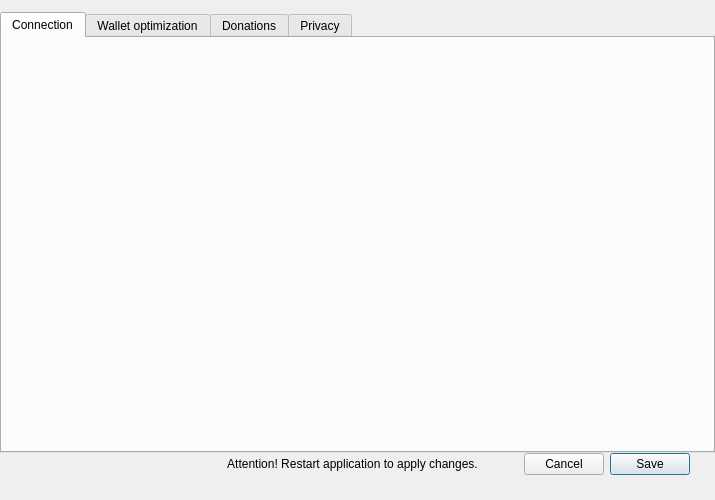
<?xml version="1.0" encoding="UTF-8"?>
<ui version="4.0">
 <class>OptionsDialog</class>
 <widget class="QDialog" name="OptionsDialog">
  <property name="geometry">
   <rect>
    <x>0</x>
    <y>0</y>
    <width>715</width>
    <height>500</height>
   </rect>
  </property>
  <property name="sizePolicy">
   <sizepolicy hsizetype="Fixed" vsizetype="Fixed">
    <horstretch>0</horstretch>
    <verstretch>0</verstretch>
   </sizepolicy>
  </property>
  <property name="minimumSize">
   <size>
    <width>715</width>
    <height>500</height>
   </size>
  </property>
  <property name="maximumSize">
   <size>
    <width>715</width>
    <height>500</height>
   </size>
  </property>
  <property name="windowTitle">
   <string>Preferences</string>
  </property>
  <property name="locale">
   <locale language="English" country="UnitedStates"/>
  </property>
  <layout class="QVBoxLayout" name="verticalLayout">
   <property name="spacing">
    <number>0</number>
   </property>
   <property name="leftMargin">
    <number>0</number>
   </property>
   <property name="topMargin">
    <number>12</number>
   </property>
   <property name="rightMargin">
    <number>0</number>
   </property>
   <property name="bottomMargin">
    <number>0</number>
   </property>
   <item>
    <widget class="QTabWidget" name="m_optionsTabWidget">
     <property name="currentIndex">
      <number>0</number>
     </property>
     <widget class="WalletGui::ConnectionOptionsFrame" name="m_connectionTab">
      <attribute name="title">
       <string>Connection</string>
      </attribute>
     </widget>
     <widget class="WalletGui::OptimizationOptionsFrame" name="m_optimizationTab">
      <attribute name="title">
       <string>Wallet optimization</string>
      </attribute>
     </widget>
     <widget class="WalletGui::DonationOptionsFrame" name="m_donationTab">
      <attribute name="title">
       <string>Donations</string>
      </attribute>
     </widget>
     <widget class="WalletGui::PrivacyFrame" name="m_privacyTab">
      <attribute name="title">
       <string>Privacy</string>
      </attribute>
     </widget>
    </widget>
   </item>
   <item>
    <widget class="QFrame" name="m_buttonFrame">
     <property name="frameShape">
      <enum>QFrame::NoFrame</enum>
     </property>
     <property name="frameShadow">
      <enum>QFrame::Raised</enum>
     </property>
     <layout class="QHBoxLayout" name="horizontalLayout_2">
      <property name="leftMargin">
       <number>25</number>
      </property>
      <property name="topMargin">
       <number>0</number>
      </property>
      <property name="rightMargin">
       <number>25</number>
      </property>
      <property name="bottomMargin">
       <number>25</number>
      </property>
      <item>
       <spacer name="horizontalSpacer_6">
        <property name="orientation">
         <enum>Qt::Horizontal</enum>
        </property>
        <property name="sizeHint" stdset="0">
         <size>
          <width>40</width>
          <height>20</height>
         </size>
        </property>
       </spacer>
      </item>
      <item>
       <widget class="QLabel" name="m_warningLabel">
        <property name="text">
         <string>Attention! Restart application to apply changes.</string>
        </property>
        <property name="alignment">
         <set>Qt::AlignCenter</set>
        </property>
       </widget>
      </item>
      <item>
       <spacer name="horizontalSpacer">
        <property name="orientation">
         <enum>Qt::Horizontal</enum>
        </property>
        <property name="sizeType">
         <enum>QSizePolicy::Fixed</enum>
        </property>
        <property name="sizeHint" stdset="0">
         <size>
          <width>40</width>
          <height>20</height>
         </size>
        </property>
       </spacer>
      </item>
      <item>
       <widget class="WalletGui::WalletCancelButton" name="m_cancelButton">
        <property name="text">
         <string>Cancel</string>
        </property>
       </widget>
      </item>
      <item>
       <widget class="WalletGui::WalletOkButton" name="m_okButton">
        <property name="text">
         <string>Save</string>
        </property>
        <property name="default">
         <bool>true</bool>
        </property>
       </widget>
      </item>
     </layout>
    </widget>
   </item>
  </layout>
 </widget>
 <customwidgets>
  <customwidget>
   <class>WalletGui::WalletOkButton</class>
   <extends>QPushButton</extends>
   <header>Gui/Common/WalletOkButton.h</header>
  </customwidget>
  <customwidget>
   <class>WalletGui::WalletCancelButton</class>
   <extends>QPushButton</extends>
   <header>Gui/Common/WalletCancelButton.h</header>
  </customwidget>
  <customwidget>
   <class>WalletGui::OptimizationOptionsFrame</class>
   <extends>QWidget</extends>
   <header>Gui/Options/OptimizationOptionsFrame.h</header>
   <container>1</container>
  </customwidget>
  <customwidget>
   <class>WalletGui::ConnectionOptionsFrame</class>
   <extends>QWidget</extends>
   <header>Gui/Options/ConnectionOptionsFrame.h</header>
   <container>1</container>
  </customwidget>
  <customwidget>
   <class>WalletGui::DonationOptionsFrame</class>
   <extends>QWidget</extends>
   <header>Gui/Options/DonationOptionsFrame.h</header>
   <container>1</container>
  </customwidget>
  <customwidget>
   <class>WalletGui::PrivacyFrame</class>
   <extends>QWidget</extends>
   <header>Gui/Options/PrivacyFrame.h</header>
   <container>1</container>
  </customwidget>
 </customwidgets>
 <resources/>
 <connections>
  <connection>
   <sender>m_okButton</sender>
   <signal>clicked()</signal>
   <receiver>OptionsDialog</receiver>
   <slot>accept()</slot>
   <hints>
    <hint type="sourcelabel">
     <x>671</x>
     <y>388</y>
    </hint>
    <hint type="destinationlabel">
     <x>356</x>
     <y>208</y>
    </hint>
   </hints>
  </connection>
  <connection>
   <sender>m_cancelButton</sender>
   <signal>clicked()</signal>
   <receiver>OptionsDialog</receiver>
   <slot>reject()</slot>
   <hints>
    <hint type="sourcelabel">
     <x>599</x>
     <y>388</y>
    </hint>
    <hint type="destinationlabel">
     <x>356</x>
     <y>208</y>
    </hint>
   </hints>
  </connection>
 </connections>
</ui>
